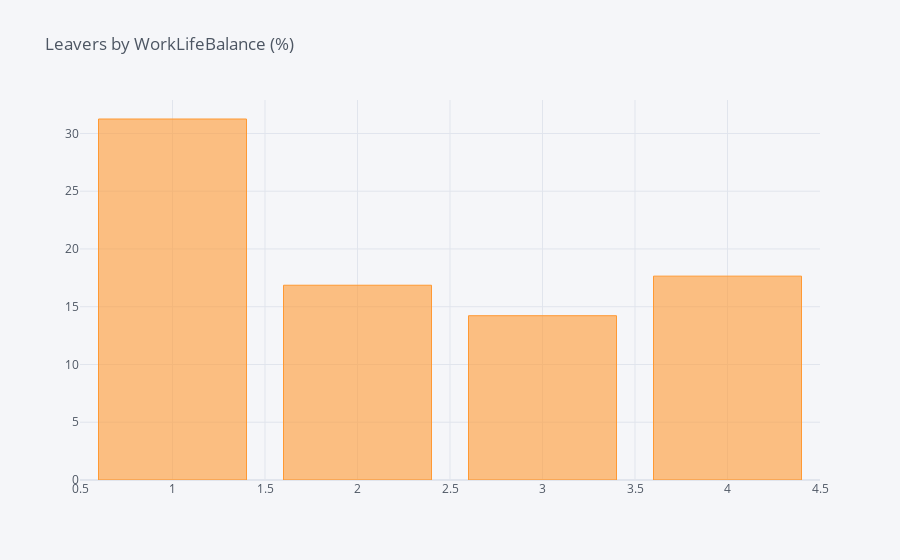

Source (notebook cell):
### Code cell
df_WorkLifeBalance = pd.DataFrame(columns=["WorkLifeBalance", "% of Leavers"])
i=0
for field in list(df_HR['WorkLifeBalance'].unique()):
    ratio = df_HR[(df_HR['WorkLifeBalance']==field)&(df_HR['Attrition']=="Yes")].shape[0] / df_HR[df_HR['WorkLifeBalance']==field].shape[0]
    df_WorkLifeBalance.loc[i] = (field, ratio*100)
    i += 1
    #print("In {}, the ratio of leavers is {:.2f}%".format(field, ratio*100))
df_WLB = df_WorkLifeBalance.groupby(by="WorkLifeBalance").sum()
df_WLB.iplot(kind='bar',title='Leavers by WorkLifeBalance (%)')

### Figure 1 — Plotly figure (JSON) as saved in the notebook; plotly's stock layout.template omitted (floating-point values rounded to 4 significant figures)
{"data": [{"marker": {"color": "rgba(255, 153, 51, 0.6)", "line": {"color": "rgba(255, 153, 51, 1.0)", "width": 1}}, "name": "% of Leavers", "orientation": "v", "text": "", "x": [1, 2, 3, 4], "y": [31.25, 16.86, 14.22, 17.65], "type": "bar"}], "layout": {"legend": {"bgcolor": "#F5F6F9", "font": {"color": "#4D5663"}}, "paper_bgcolor": "#F5F6F9", "plot_bgcolor": "#F5F6F9", "title": {"font": {"color": "#4D5663"}, "text": "Leavers by WorkLifeBalance (%)"}, "xaxis": {"gridcolor": "#E1E5ED", "showgrid": true, "tickfont": {"color": "#4D5663"}, "title": {"font": {"color": "#4D5663"}, "text": ""}, "zerolinecolor": "#E1E5ED"}, "yaxis": {"gridcolor": "#E1E5ED", "showgrid": true, "tickfont": {"color": "#4D5663"}, "title": {"font": {"color": "#4D5663"}, "text": ""}, "zerolinecolor": "#E1E5ED"}}}
